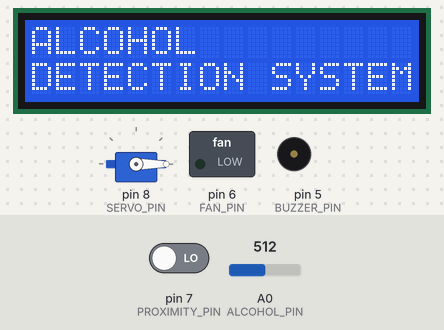
Recording of a sketch running on a simulated Arduino Uno, built with avr-gcc and run on an emulated ATmega328P. Shown: servo, 16×2 character LCD, switched loads named in the sketch (green lamp = pin HIGH), buzzer (waves = sounding). The test bench sets the inputs (shaded band); at power-on: pin 7 (PROXIMITY_PIN) LOW, A0 (ALCOHOL_PIN) = 512. What the sketch prints to the serial monitor is not drawn.

Above: at 0.2 s.
At 2.2 s:
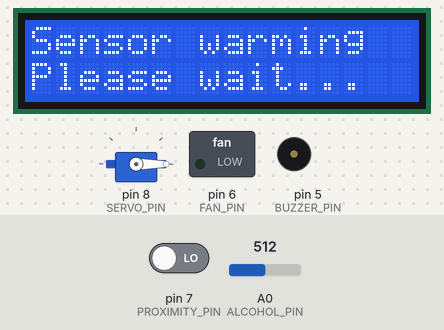
At 32.3 s:
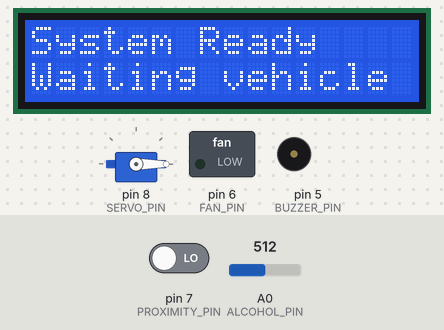
At 38.9 s:
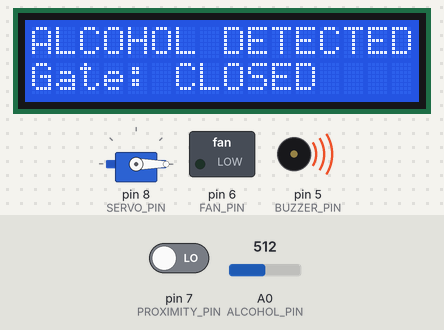
Timing chart, 0 to 40.4 s (numbered marks = the images above):
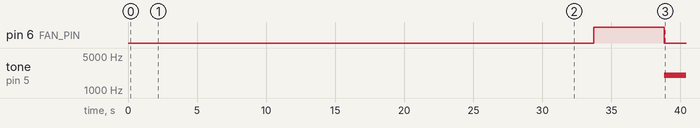

The sketch:

Alcohol_Detection_System.ino.ino
```cpp
#include <Wire.h>
#include <LiquidCrystal_I2C.h>
#include <Servo.h>
#include <string.h>

// LCD and servo
LiquidCrystal_I2C lcd(0x27, 16, 2);
Servo gateServo;

// Existing connections
constexpr byte PROXIMITY_PIN = 7;
constexpr byte SERVO_PIN     = 8;
constexpr byte BUZZER_PIN    = 5;
constexpr byte FAN_PIN       = 6;
constexpr byte ALCOHOL_PIN   = A0;

// Adjust after testing the MQ-3 sensor
constexpr int ALCOHOL_THRESHOLD = 350;

// Servo positions
constexpr int GATE_CLOSED_ANGLE = 0;
constexpr int GATE_OPEN_ANGLE   = 90;

// Most proximity modules output LOW when detecting
constexpr byte DETECTED_LEVEL = LOW;

// Timing
constexpr unsigned long WARMUP_TIME_MS = 30000UL;
constexpr unsigned long DETECT_TIME_MS = 1500UL;
constexpr unsigned long CHECK_TIME_MS  = 5000UL;

enum SystemState {
  STARTUP,
  WAITING,
  CHECKING,
  ALCOHOL_BLOCKED,
  GATE_OPEN
};

SystemState state = STARTUP;

unsigned long startupTime = 0;
unsigned long detectionStartTime = 0;
unsigned long checkStartTime = 0;

bool detectionTiming = false;

// LCD text cache
char lastLine1[17] = "";
char lastLine2[17] = "";

// Update LCD only when the text changes
void showMessage(const char* line1, const char* line2) {
  if (strcmp(lastLine1, line1) == 0 &&
      strcmp(lastLine2, line2) == 0) {
    return;
  }

  strncpy(lastLine1, line1, 16);
  lastLine1[16] = '\0';

  strncpy(lastLine2, line2, 16);
  lastLine2[16] = '\0';

  lcd.setCursor(0, 0);
  lcd.print("                ");
  lcd.setCursor(0, 0);
  lcd.print(lastLine1);

  lcd.setCursor(0, 1);
  lcd.print("                ");
  lcd.setCursor(0, 1);
  lcd.print(lastLine2);
}

// Raw proximity reading
bool rawVehicleDetected() {
  return digitalRead(PROXIMITY_PIN) == DETECTED_LEVEL;
}

// Confirm arrival only after continuous detection
bool vehicleDetected() {
  if (!rawVehicleDetected()) {
    detectionTiming = false;
    detectionStartTime = 0;
    return false;
  }

  if (!detectionTiming) {
    detectionTiming = true;
    detectionStartTime = millis();
  }

  return millis() - detectionStartTime >= DETECT_TIME_MS;
}

// Average MQ-3 readings
int readAlcoholSensor() {
  long total = 0;

  for (byte i = 0; i < 10; i++) {
    total += analogRead(ALCOHOL_PIN);
    delay(10);
  }

  return total / 10;
}

void setFan(bool on) {
  digitalWrite(FAN_PIN, on ? HIGH : LOW);
}

void setBuzzer(bool on) {
  if (on) {
    tone(BUZZER_PIN, 2000);
  } else {
    noTone(BUZZER_PIN);
  }
}

void closeGate() {
  gateServo.write(GATE_CLOSED_ANGLE);
}

void resetToWaiting() {
  setFan(false);
  setBuzzer(false);
  closeGate();

  detectionTiming = false;
  detectionStartTime = 0;

  state = WAITING;
  showMessage("System Ready", "Waiting vehicle");
}

void setup() {
  Serial.begin(9600);

  pinMode(PROXIMITY_PIN, INPUT);
  pinMode(BUZZER_PIN, OUTPUT);
  pinMode(FAN_PIN, OUTPUT);

  setFan(false);
  setBuzzer(false);

  gateServo.attach(SERVO_PIN);
  closeGate();

  lcd.init();
  lcd.backlight();

  showMessage("ALCOHOL", "DETECTION SYSTEM");
  delay(2000);

  showMessage("Sensor warming", "Please wait...");
  startupTime = millis();
}

void loop() {
  // Initial MQ-3 warm-up
  if (state == STARTUP) {
    setFan(false);
    setBuzzer(false);

    if (millis() - startupTime >= WARMUP_TIME_MS) {
      resetToWaiting();
    }
    return;
  }

  // WAITING: filter brief detections on arrival
  if (state == WAITING) {
    setFan(false);
    setBuzzer(false);
    closeGate();

    if (vehicleDetected()) {
      checkStartTime = millis();

      setFan(true);
      showMessage("Vehicle detected", "Checking alcohol");

      state = CHECKING;
    }
  }

  // CHECKING: fan runs only during the check
  else if (state == CHECKING) {
    setFan(true);
    closeGate();

    // Cancel if vehicle leaves before checking finishes
    if (!rawVehicleDetected()) {
      resetToWaiting();
      return;
    }

    if (millis() - checkStartTime >= CHECK_TIME_MS) {
      int alcoholValue = readAlcoholSensor();

      setFan(false);

      Serial.print("MQ-3 reading: ");
      Serial.println(alcoholValue);

      if (alcoholValue >= ALCOHOL_THRESHOLD) {
        closeGate();
        setBuzzer(true);

        showMessage("ALCOHOL DETECTED", "Gate: CLOSED");
        state = ALCOHOL_BLOCKED;
      } else {
        setBuzzer(false);
        gateServo.write(GATE_OPEN_ANGLE);

        showMessage("NO ALCOHOL", "FREE TO GO");
        state = GATE_OPEN;
      }
    }
  }

  // Alcohol detected: alarm until vehicle leaves
  else if (state == ALCOHOL_BLOCKED) {
    setFan(false);
    closeGate();
    setBuzzer(true);

    // Use raw sensor reading for immediate reset
    if (!rawVehicleDetected()) {
      resetToWaiting();
    }
  }

  // No alcohol: close gate immediately when vehicle leaves
  else if (state == GATE_OPEN) {
    setFan(false);
    setBuzzer(false);

    // Do not apply the 1.5-second arrival filter here
    if (!rawVehicleDetected()) {
      closeGate();

      detectionTiming = false;
      detectionStartTime = 0;
      state = WAITING;

      showMessage("Gate Closed", "Waiting vehicle");
    }
  }
}
```

Measured:
- by itself, pin 6 (FAN_PIN): LOW → HIGH at 33.7 s, → LOW 5.1 s later
- by itself, tone on pin 5 (BUZZER_PIN): silent → 2000 Hz at 38.8 s
- what the display in image 1 shows lasts 30.0 s, from 2.2 s to 32.2 s
- what the display in image 2 shows lasts 1.6 s, from 32.2 s to 33.8 s
